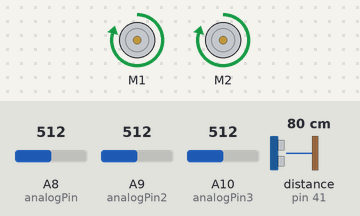
A sketch run on a simulated Arduino Mega 2560, built with avr-gcc and run on an emulated ATmega2560. Parts: 2 × DC motor (green arrow = forward, orange = backward, longer = faster). Wiring (inferred from the names in the program): ultrasonic range finder: trigger pin 40; echo pin 41. The inputs (shaded band) are chosen by the test bench; at power-on: A8 (analogPin) = 512, A9 (analogPin2) = 512, A10 (analogPin3) = 512, distance to the obstacle (sensor on pin 41) 80 cm. The echo pulse lasts 58.3 µs per cm; what the sketch prints to the serial monitor is not drawn.

Above: at 0.1 s.
Timing chart, 0 to 1.6 s (numbered marks = the images above):
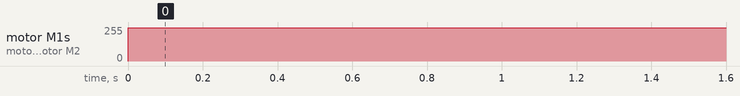

The sketch:

aaaaa.ino
```cpp
#include <AFMotor.h>
//Создаем объекты для двигателей
AF_DCMotor motor1(1); //канал М1 на Motor Shield — задний левый
AF_DCMotor motor2(2); //канал М2 на Motor Shield — задний правый
const int Trig = 40;
const int Echo = 41;

const int analogPin = 8;
const int analogPin2 = 9;
const int analogPin3 = 10;

int del=1000;


void setup() {
  pinMode(Trig, OUTPUT);
  pinMode(Echo, INPUT);
  Serial.begin(9600);   // Скорость работы порта
  Serial.println("Z-Line Sensor Test"); // Выводим текст
  Serial.println();
  // Пустая строка
    motor1.setSpeed(250);
  motor2.setSpeed(250);
   /* motor1.run(RELEASE);
      motor2.run(RELEASE);
 */
}

unsigned int time_us=0;
unsigned int distance_sm=0;


void loop() {
  motor1.run(FORWARD);

  digitalWrite(Trig, HIGH); // Подаем сигнал на выход микроконтроллера
delayMicroseconds(10); // Удерживаем 10 микросекунд
digitalWrite(Trig, LOW); // Затем убираем
time_us=pulseIn(Echo, HIGH); // Замеряем длину импульса
distance_sm=time_us/58; // Пересчитываем в сантиметры
Serial.println(distance_sm); // Выводим на порт


  int analogValue = analogRead(analogPin);
  int analogValue2 = analogRead(analogPin2);
  int analogValue3 = analogRead(analogPin3);

     /* Serial.print(analogValue);Serial.print(" ");
      Serial.print(analogValue2);Serial.print(" ");
      Serial.println(analogValue3); Serial.print(" ");
      Serial.println(); */
   if (analogValue < 100 && analogValue2 > 200 && analogValue3 < 100){
     //БЕЛЫЙ--ЧЕРНЫЙ--БЕЛЫЙ
 motor1.run(FORWARD);
      motor2.run(FORWARD);
        motor1.setSpeed(250);
  motor2.setSpeed(250);
   /* Serial.print("LINE");
      Serial.println();
 //delay(del);   */
       }

   else if(analogValue > 200 && analogValue2 < 100 && analogValue3 < 100){
     //ЧЕРНЫЙ--БЕЛЫЙ--БЕЛЫЙ
  motor1.run(FORWARD);

      // delay(del);
       }

   else {

      motor2.run(FORWARD);
      // delay(del);
       }


}
```

Measured:
- by itself, motor M1: stopped → forward 250/255 at 0.00 s
- by itself, motor M2: stopped → forward 250/255 at 0.01 s
